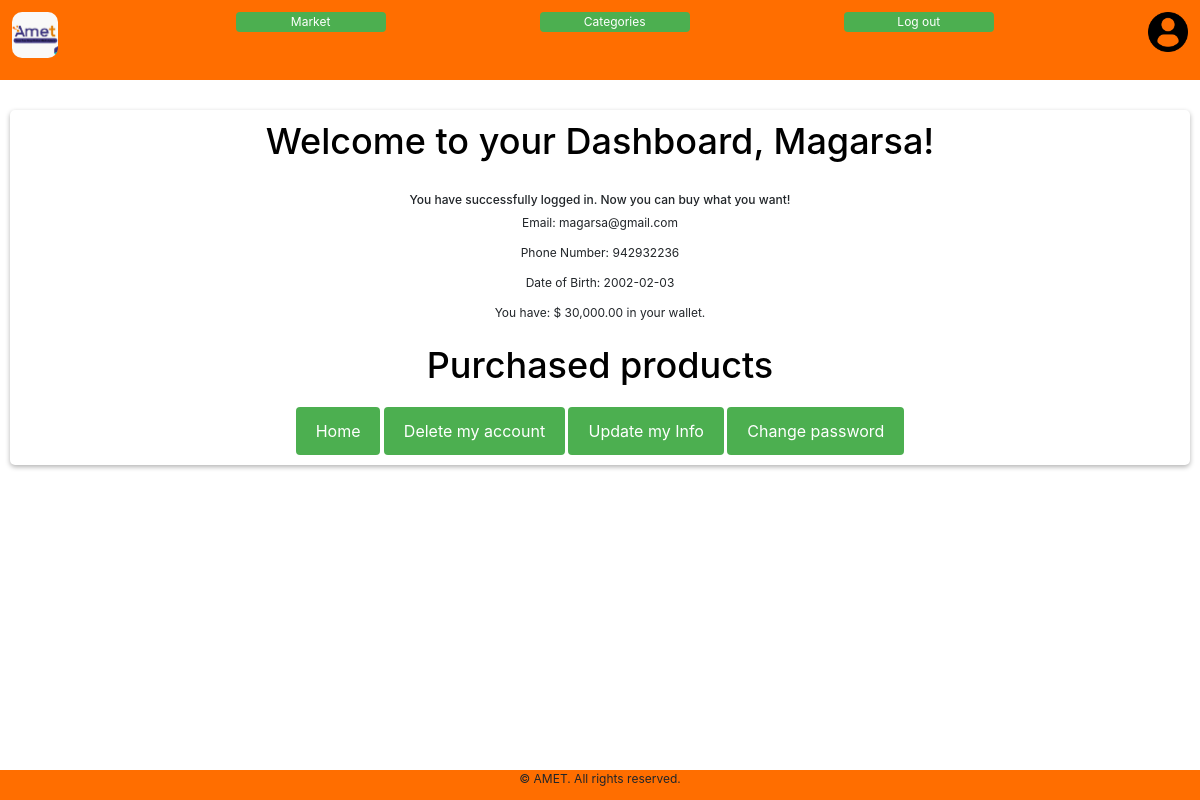
The page /dashboard (signed in) on the database its author committed.
### packages/models.py (models this page shows, shortened)
class User(db.Model, UserMixin):
    id = db.Column(db.Integer(), primary_key=True)
    username = db.Column(db.String(length=20), nullable=False, unique=True)
    email = db.Column(db.String(length=20), nullable=False, unique=True)
    phone = db.Column(db.String(), nullable=False, unique=True)
    budget = db.Column(db.Integer(), nullable=False, default=1000)
    dob = db.Column(db.Date())
    password_hash = db.Column(db.String(length=20), nullable=False)
    product = db.relationship('Product',backref='owned_user',lazy=True)
    @property
    def prettier_budget(self):
        formatted_budget = "{:,.2f}".format(self.budget)
        return f'$ {formatted_budget}'
    @property
    def password(self):
        return self.password

### packages/routes.py (the view, shortened to what this page needs)
@app.route('/dashboard', methods=['GET', 'POST'])
@login_required
def dashboard():
    purchase_form = PurchaseItemForm()
    owned_items = Product.query.filter_by(owner=current_user.id)
    delete_form = DeleteAccountForm()
    return render_template('dashboard.html', user=current_user, owned_items=owned_items, purchase_form=purchase_form, delete_form=delete_form)

### packages/models.py (called while the page is built)
@login_manager.user_loader
def Load_user(user_id):
    return User.query.get(int(user_id))

### packages/templates/dashboard.html (shortened to what this page needs)
{% extends 'base.html' %}
{% block css %}
<link href="{{ url_for('static', filename='base.css') }}" rel="stylesheet">
<link href="{{ url_for('static', filename='signup.css') }}" rel="stylesheet">
<link href="{{ url_for('static', filename='index.css') }}" rel="stylesheet">
{% endblock %}
{% block content %}
{% include 'includes/delete_modal.html' %}
<h1>Welcome to your Dashboard, {{ current_user.username }}!</h1>
<h3>You have successfully logged in. Now you can buy what you want!</h3>
<p>Email: {{ current_user.email }}</p>
<p>Phone Number: {{ current_user.phone }}</p>
<p>Date of Birth: {{ current_user.dob }}</p>
<p>You have: {{ current_user.prettier_budget }} in your wallet.</p>
<h1 style="margin-bottom: 10px;">Purchased products</h1>
<button class="dashboard-button" style="margin-top: 10px;"><a href="{{ url_for('market') }}">Home</a></button>
<button class="dashboard-button" data-toggle="modal" data-target="#Modal-DeleteAccount{{ current_user.username }}">Delete my account</button>
<button class="dashboard-button"><a href="{{ url_for('update_info') }}">Update my Info</a></button>
<button class="dashboard-button"><a href="{{ url_for('change_password') }}">Change password</a></button>
{% endblock %}

### packages/static/base.css (style rules this page uses)
html { box-sizing: border-box; font-family: 'Courier New', Courier, monospace; font-size: 12px; }
* { box-sizing: border-box; }
*, *:before, *:after { box-sizing: inherit; }
body { margin: 0; }

### packages/static/signup.css (style rules this page uses)
h1 { font-size: 24px; margin-bottom: 30px; color: #000000; }
#signup-button, .dashboard-button, .signup-btn, .index-btn { background-color: #4CAF50; color: #fff; border: none; border-radius: 4px; padding: 12px 20px; cursor: pointer; font-size: 16px; margin-bottom: 10px; }
.index-btn, .dashboard-button > a { text-decoration: none; color: #fff; }
@media (min-width: 768px) { h1 { font-size: 3vw; } }
@media (min-width: 768px) { p { font-size: 1vw; } }

### packages/static/index.css (style rules this page uses)
* { box-sizing: border-box; }
html { font-size: 12px; }
h1 { font-size: 8vw; padding-top: 10px; }
body { margin: 0; }
#product-card,h3,p { font-size: 2vw; }
@media (min-width: 768px) { #product-card,h3,p,button { font-size: 1rem; } }
@media (min-width: 768px) { h1 { font-size: 3vw; } }

### rows shown on the page
User: username "Magarsa", email "magarsa@gmail.com", phone "942932236", dob "2002-02-03", prettier_budget "$ 30,000.00"
